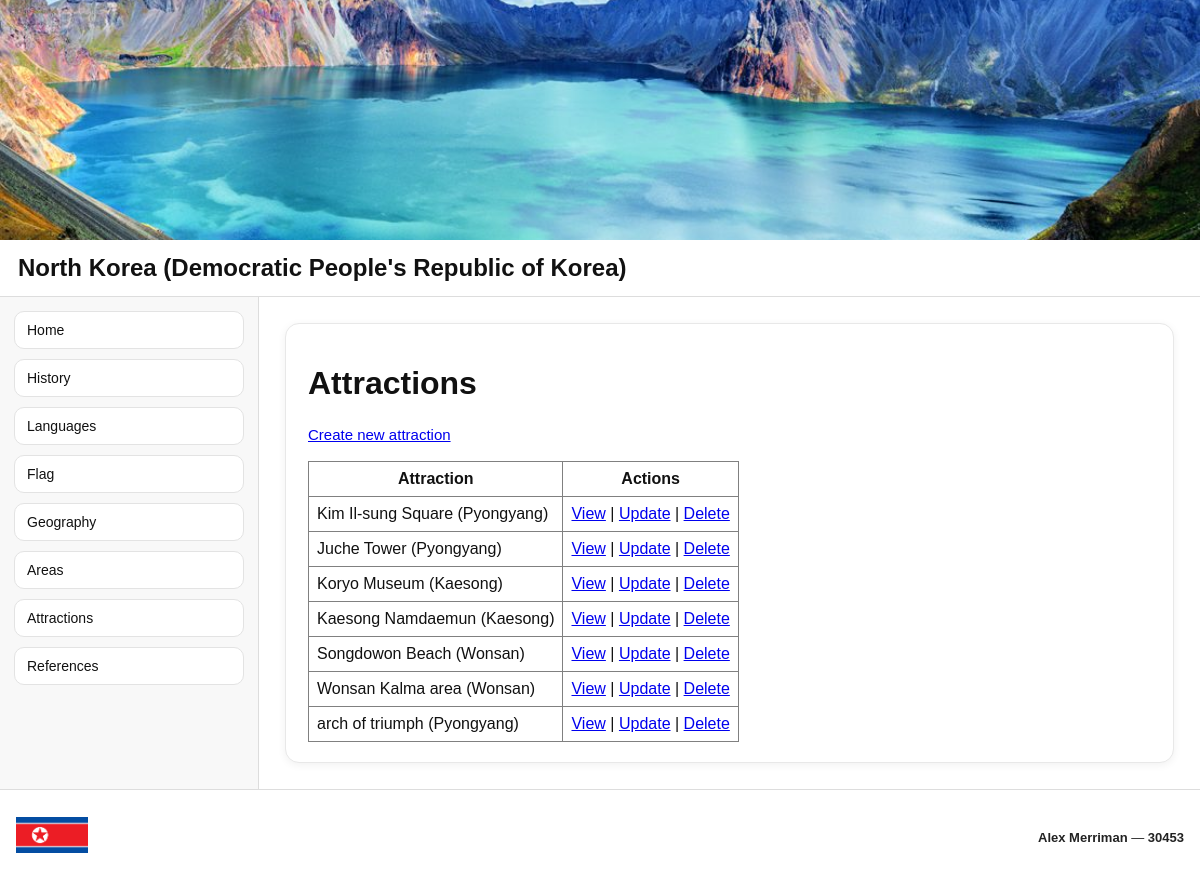
/geography/attractions/, run on the app's committed database.
### geography/models.py (models this page shows, shortened)
class Attraction(models.Model):
    area = models.ForeignKey(Area, on_delete=models.CASCADE)
    attraction_name = models.CharField(max_length=200)
    description = models.TextField(blank=True)
    image = models.ImageField(upload_to='attractions/', blank=True, null=True)

class Area(models.Model):
    area_name = models.CharField(max_length=200)
    area_type = models.CharField(max_length=200)

### geography/views.py (the view)
# urls.py: path('attractions/', views.AttractionList.as_view(), name='attractionlist'),
class AttractionList(ListView):
    model = Attraction
    template_name = 'geography/attraction_list.html'
    def get_context_data(self, **kwargs):
        context = super().get_context_data(**kwargs)
        context['country'] = COUNTRY_NAME
        context['page_title'] = 'Attractions'
        context['page_meta'] = attractions_page_meta()
        return context

### geography/views.py (called while the page is built)
def attractions_page_meta():
    return {
        "title": "Attractions",
        "last_updated": None,
    }

### geography/templates/geography/attraction_list.html
{% extends 'pages/base.html' %}
{% block content %}
<h1>Attractions</h1>
<p><a href="{% url 'attractioncreate' %}">Create new attraction</a></p>
<table border="1">
    <tr>
        <th>Attraction</th>
        <th>Actions</th>
    </tr>
    {% for attraction in attraction_list %}
    <tr>
        <td>{{ attraction.attraction_name }} ({{ attraction.area.area_name }})</td>
        <td>
            <a href="{% url 'attractiondetail' attraction.pk %}">View</a> |
            <a href="{% url 'attractionupdate' attraction.pk %}">Update</a> |
            <a href="{% url 'attractiondelete' attraction.pk %}">Delete</a>
        </td>
    </tr>
    {% endfor %}
</table>
{% endblock %}

### static/site.css (style rules this page uses)
html, body { height: 100%; }
body { margin: 0; font-family: Arial, sans-serif; background: #f4f4f4; color: #111; }
.content p { line-height: 1.5; font-size: 15px; }
table { border-collapse: collapse; }
th, td { padding: 8px; }

### data on the page
Attraction: attraction_name "Kim Il-sung Square", area.area_name "Pyongyang"
Attraction: attraction_name "Juche Tower", area.area_name "Pyongyang"
Attraction: attraction_name "Koryo Museum", area.area_name "Kaesong"
Attraction: attraction_name "Kaesong Namdaemun", area.area_name "Kaesong"
Attraction: attraction_name "Songdowon Beach", area.area_name "Wonsan"
Attraction: attraction_name "Wonsan Kalma area", area.area_name "Wonsan"
Attraction: attraction_name "arch of triumph", area.area_name "Pyongyang"

### other printed values
{{ country }} "North Korea (Democratic People's Republic of Korea)"
